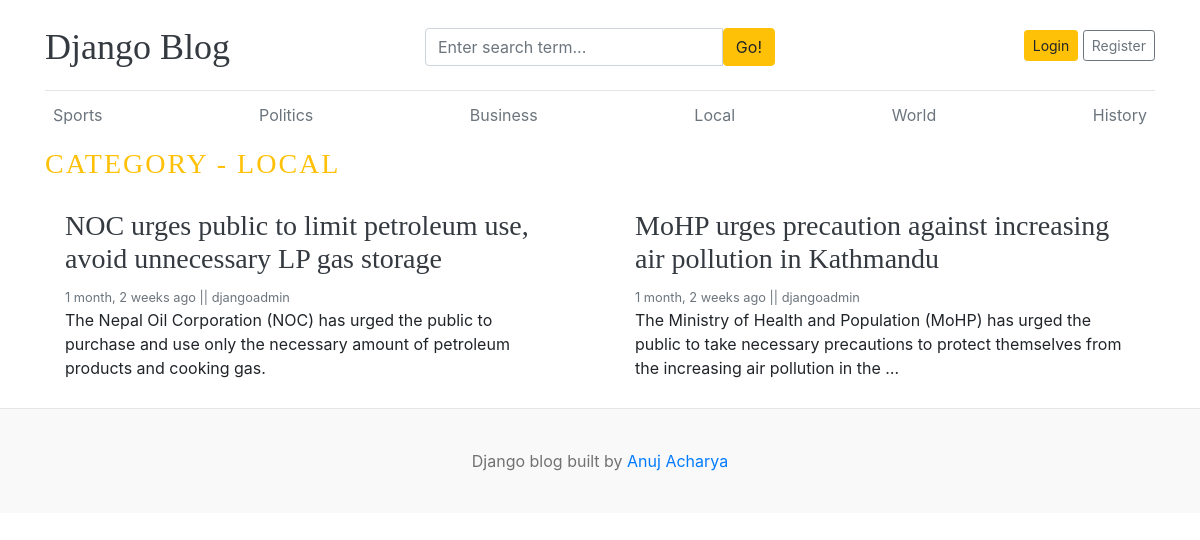
/category/4/, run on an earlier commit of the app's database.
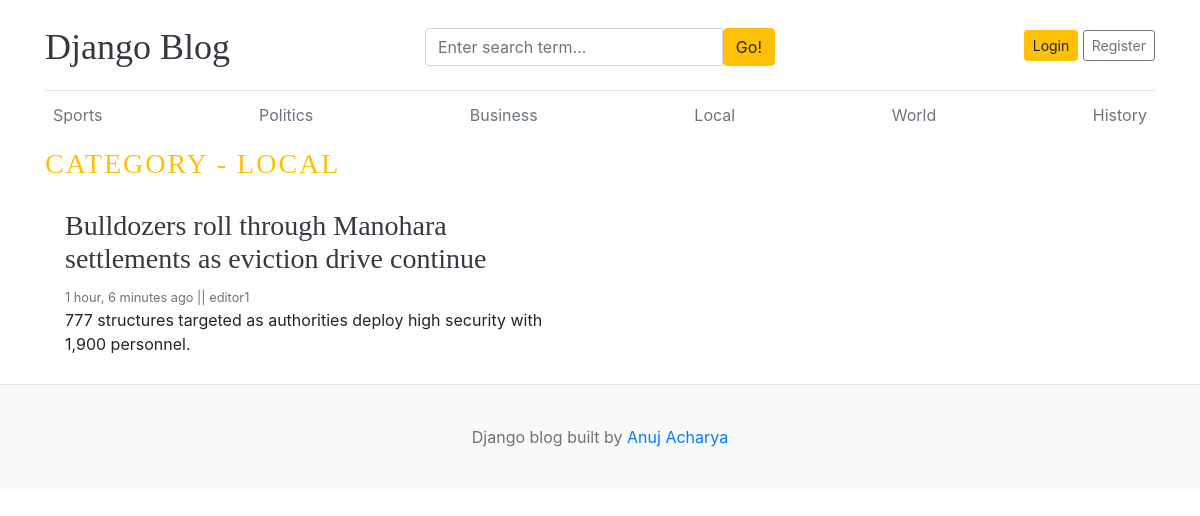
And on a later commit of the database.
### blogs/models.py (models this page shows, shortened)
class Category(models.Model):
    category_name = models.CharField(max_length=100, unique=True)
    created_at = models.DateTimeField(auto_now_add=True)
    updated_at = models.DateTimeField(auto_now=True)
    class Meta:
        verbose_name_plural = 'categories'
    def __str__(self):
        return self.category_name

class Blog(models.Model):
     title = models.CharField(max_length=100)
     slug = models.SlugField(max_length=150, unique=True, blank=True)
     category = models.ForeignKey(Category, on_delete=models.CASCADE)
     author = models.ForeignKey(User, on_delete=models.CASCADE)
     featured_image = models.ImageField(upload_to='uploads/')
     short_description = models.TextField(max_length=500)
     blog_body = models.TextField(max_length=6000)
     status= models.CharField(max_length=100, choices=STATUS_CHOICES , default="Draft")
     is_featured = models.BooleanField(default=False)
     created_at = models.DateTimeField(auto_now_add=True)
     updated_at = models.DateTimeField(auto_now=True)

### blogs/views.py (the view)
# urls.py: path('<int:category_id>/', views.post_by_category, name='post_by_category'),
def post_by_category(request, category_id):
    try:
        category = get_object_or_404(Category, pk=category_id)
        posts = Blog.objects.filter(status='Published', category=category)
    except Category.DoesNotExist:
        return render(request, '404.html', status=404)
    context = {
        'posts': posts,
        'category': category,
    }
    return render(request, 'post_by_category.html', context)

### blogs/context_processors.py (called while the page is built)
def get_categories(request):
    categories = Category.objects.all()
    return dict(categories  = categories)

def get_social_links(request):
    social_links = SocialLink.objects.all()
    return dict(social_links=social_links)

### templates/post_by_category.html (shortened to what this page needs)
{% extends 'base.html' %}
{% block content %}
<h3 class="text-uppercase text-warning" style="letter-spacing: 2px;">Category - {{category}}</h3>
  <div class="row mb-2">
    {% if posts %}
    {% for post in posts %}
    <div class="col-md-6">
      <div class="card border-0" >
        <div class="card-body">
          <h3><a href="{% url 'blogs' post.slug %}" class="text-dark">{{post.title}}</a></h3>
          <small class="mb-1 text-muted">{{post.created_at | timesince}} ago    ||  {{post.author}}</small>
          <p class="card-text">{{post.short_description | truncatewords:25}}</p>
        </div>
      </div>
    </div>
       {% endfor %}
    {% else %}
    <p>No Post Found</p>
    {% endif %}
  </div>
</div>
{% endblock   %}

### templates/base.html (shortened to what this page needs)
{% load static %}
<!DOCTYPE html>
<html lang="en">
<head>
    <link href="https://getbootstrap.com/docs/4.0/dist/css/bootstrap.min.css" rel="stylesheet">
    <link href="{% static 'css/blog.css' %}" rel="stylesheet">
    <link rel="stylesheet" href="https://cdnjs.cloudflare.com/ajax/libs/font-awesome/4.7.0/css/font-awesome.min.css">
  </head>
<body>
    <div class="container">
<header class="blog-header py-3">
        <div class="row flex-nowrap justify-content-between align-items-center">
          <div class="col-4 pt-1">
            <a class="blog-header-logo text-dark" href="/">Django Blog</a>
          </div>
            <div class="col-4 pt-1">
              <form action="{% url 'search'%}" method="get">
               <div class="input-group">
                        <input class="form-control" name="keyword" type="text" value="{{keyword}}" placeholder="Enter search term..." aria-label="Enter search term..." aria-describedby="button-search" />
                        <button type= "submit " class="btn btn-warning" id="button-search" type="button">Go!</button>
                    </div>
                    </form>
            </div>
            <div class="col-4 d-flex justify-content-end align-items-center">
            {% if not user.is_authenticated %}
            <a class="btn btn-sm btn-warning" href="{% url 'login'  %}">Login</a> &nbsp;
            <a class="btn btn-sm btn-outline-secondary" href="{% url 'register' %}">Register</a>
            {% else %}
                <span><a href="{% url 'dashboard' %}">Dashboard</a></span>
                &emsp;
                <span><a href="{% url 'logout' %}">Logout</a></span>
            {% endif %}
          </div>
        </div>
      </header>
      <div class="nav-scroller py-1 mb-2">
        <nav class="nav d-flex justify-content-between">
          {% for i in categories %}
          <a class="p-2 text-muted" href="{% url 'post_by_category' i.id%}" >{{i.category_name}}</a>
          {% endfor %}
        </nav>
      </div>
{% block content %}
{% endblock %}
 <footer class="blog-footer">
  <p>Django blog built by <a href="#">Anuj Acharya</a></p>
</footer>
</body>
</html>

What changed in the data, as far as the page shows it:
removed Blog: title "NOC urges public to limit petroleum use, avoid unnecessary LP gas storage", created_at "1 month, 2 weeks", author "djangoadmin", short_description "The Nepal Oil Corporation (NOC) has urged the public to purchase and use only the necessary amount of petroleum products and cooking gas."
removed Blog: title "MoHP urges precaution against increasing air pollution in Kathmandu", created_at "1 month, 2 weeks", author "djangoadmin", short_description "The Ministry of Health and Population (MoHP) has urged the public to take necessary precautions to protect themselves from the increasing air pollution in the …"
added Blog: title "Bulldozers roll through Manohara settlements as eviction drive continue", created_at "1 hour, 6 minutes", author "editor1", short_description "777 structures targeted as authorities deploy high security with 1,900 personnel."
